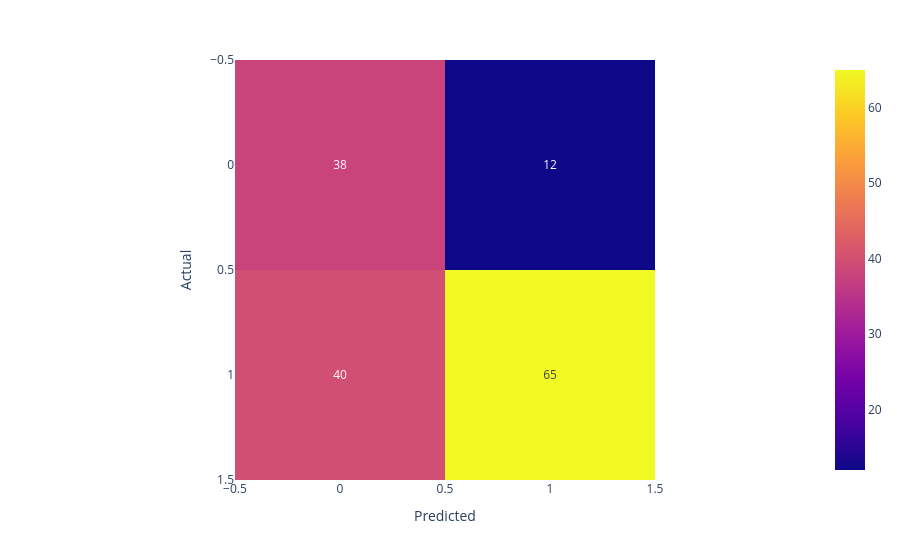

This figure's notebook cell:
### Code cell
confusion_matrix_plot(model, X_test, y_test)

### Figure 1 — Plotly figure (JSON) as saved in the notebook; plotly's stock layout.template omitted (floating-point values rounded to 4 significant figures)
{"data": [{"coloraxis": "coloraxis", "hovertemplate": "Predicted: %{x}<br>Actual: %{y}<br>color: %{z}<extra></extra>", "name": "0", "texttemplate": "%{z}", "type": "heatmap", "xaxis": "x", "yaxis": "y", "z": [[38, 12], [40, 65]]}], "layout": {"coloraxis": {"colorscale": [[0, "#0d0887"], [0.1111, "#46039f"], [0.2222, "#7201a8"], [0.3333, "#9c179e"], [0.4444, "#bd3786"], [0.5556, "#d8576b"], [0.6667, "#ed7953"], [0.7778, "#fb9f3a"], [0.8889, "#fdca26"], [1, "#f0f921"]]}, "margin": {"t": 60}, "xaxis": {"anchor": "y", "constrain": "domain", "domain": [0, 1], "scaleanchor": "y", "title": {"text": "Predicted"}}, "yaxis": {"anchor": "x", "autorange": "reversed", "constrain": "domain", "domain": [0, 1], "title": {"text": "Actual"}}}}
